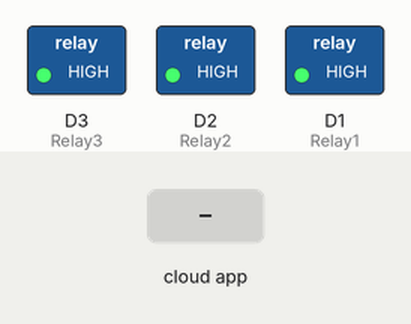
Recording of a sketch running on a simulated ESP8266 (NodeMCU). Shown: switched loads named in the sketch (green lamp = pin HIGH). Inputs (shaded band) come from the test bench. WiFi joins after 1.5 s; servers stay silent unless stated; no MQTT or app messages arrive unless stated; what the sketch prints to the serial monitor is not drawn.

Above: at 2.7 s.
2.8 s: the phone or cloud app sets lights to 0
At 3.4 s:
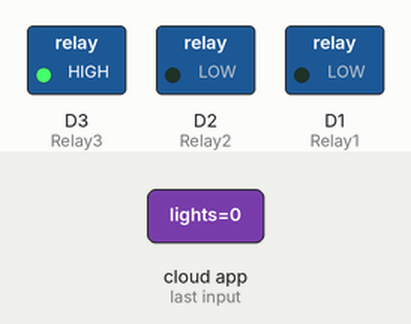
4.3 s: the phone or cloud app sets fan to 0
At 5.5 s:
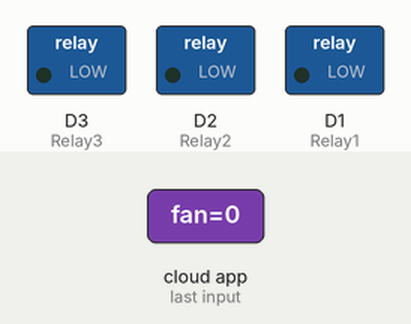
5.8 s: the phone or cloud app sets lights to 1
At 7.0 s:
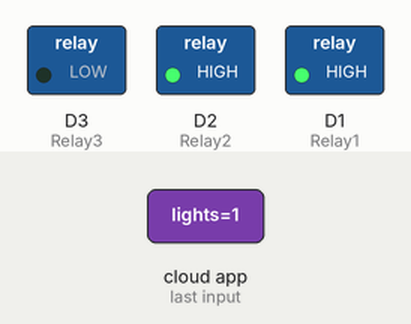
7.3 s: the phone or cloud app sets fan to 1
At 8.2 s:
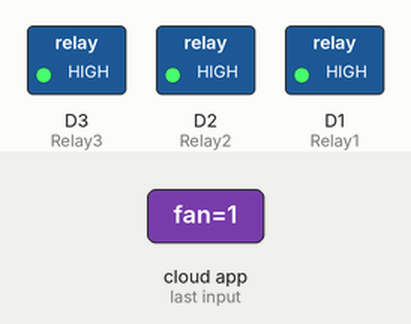
Timing chart, 0 to 9.8 s (numbered marks = the images above; inputs shaded):
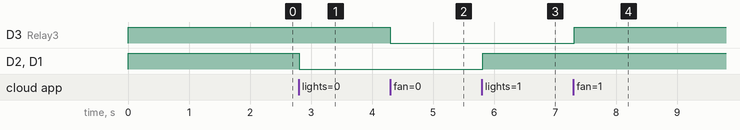

The sketch:

JARVIS_automation_IoT_nodeMCU.ino
```cpp
#include<ESP8266WiFi.h>
#include "Adafruit_MQTT.h"
#include "Adafruit_MQTT_Client.h"

#define Relay1  D1
#define Relay2  D2
#define Relay3  D3

#define WLAN_SSID "jarvis"
#define WLAN_PASS "espjarvis8266"

#define AIO_SERVER      "io.adafruit.com"
#define AIO_SERVERPORT  1883
#define AIO_USERNAME    "05jayesh"
#define AIO_KEY         "23b02f3337964e6ebc2ebd8d91a6d586"

WiFiClient client;

Adafruit_MQTT_Client mqtt(&client,AIO_SERVER,AIO_SERVERPORT,AIO_USERNAME,AIO_KEY);

Adafruit_MQTT_Subscribe lights = Adafruit_MQTT_Subscribe(&mqtt, AIO_USERNAME"/feeds/lights");
Adafruit_MQTT_Subscribe fan    = Adafruit_MQTT_Subscribe(&mqtt, AIO_USERNAME"/feeds/fan");


void setup()
{

  pinMode(Relay1, OUTPUT);
  pinMode(Relay2, OUTPUT);
  pinMode(Relay3, OUTPUT);

  digitalWrite(Relay1, HIGH);
  digitalWrite(Relay2, HIGH);
  digitalWrite(Relay3, HIGH);

  void MQTT_connect();

  Serial.begin(115200);

  Serial.println();
  Serial.print("Connecting to");
  Serial.print("WLAN_SSID");

  WiFi.begin(WLAN_SSID, WLAN_PASS);
  while (WiFi.status()!=WL_CONNECTED)
  {
    delay(500);
    Serial.print(".");
  }
  Serial.println();

  Serial.println("WiFi connected");
  Serial.println("IP address: ");
  Serial.println(WiFi.localIP());

  mqtt.subscribe(&lights);
  mqtt.subscribe(&fan);
}

void loop()
{
  MQTT_connect();

  Adafruit_MQTT_Subscribe *subscription;
  while ((subscription = mqtt.readSubscription(20000)))
  {
    if (subscription==&lights)
    {
      Serial.print(F("Got: "));
      Serial.println((char *)lights.lastread);
      int lights_state = atoi((char*)lights.lastread);
      digitalWrite(Relay1,lights_state);
      digitalWrite(Relay2,lights_state);
    }
     if (subscription==&fan)
    {
      Serial.print(F("Got: "));
      Serial.println((char *)fan.lastread);
      int fan_state = atoi((char*)fan.lastread);
      digitalWrite(Relay3,fan_state);
    }
  }
}

void MQTT_connect()
{
  int8_t ret;

  if (mqtt.connected())
  {
    return;
  }
  Serial.print("Connecting to MQTT...");
  uint8_t retries=3;

  while ((ret=mqtt.connect())!= 0)
  {
    Serial.println(mqtt.connectErrorString(ret));
    Serial.println("Retrying MQTT connection in 3 seconds...");
    mqtt.disconnect();
    delay(3000);
    //retries--;
    if (retries==0)
    {
      while(1);
    }
  }
  Serial.println("MQTT connected!");
}
```

Measured:
- after the input at 2.8 s, D2 (Relay2), D1 (Relay1): HIGH → LOW at once
- after the input at 4.3 s, D3 (Relay3): HIGH → LOW at once
- after the input at 5.8 s, D2 (Relay2), D1 (Relay1): LOW → HIGH at once
- after the input at 7.3 s, D3 (Relay3): LOW → HIGH at once
